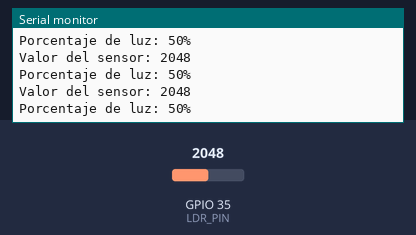
Simulated run of this sketch. Board: ESP32. On the bench: the last lines printed to the serial monitor. Inputs (shaded band) come from the test bench; at power-on: GPIO 35 (LDR_PIN) = 2048.

Above: at 1.3 s.
1.4 s: GPIO 35 (LDR_PIN) set to 2866
At 1.9 s:
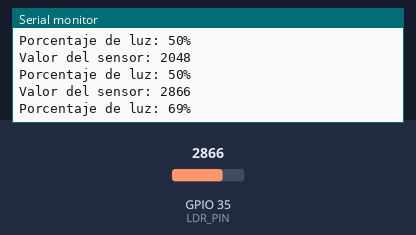
2.9 s: GPIO 35 (LDR_PIN) set to 3603
At 3.4 s:
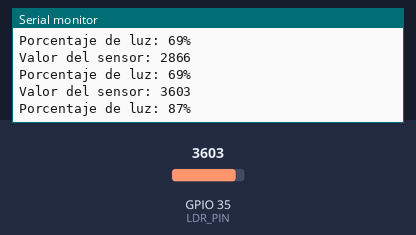
Timing chart, 0 to 5.9 s (numbered marks = the images above; inputs shaded):
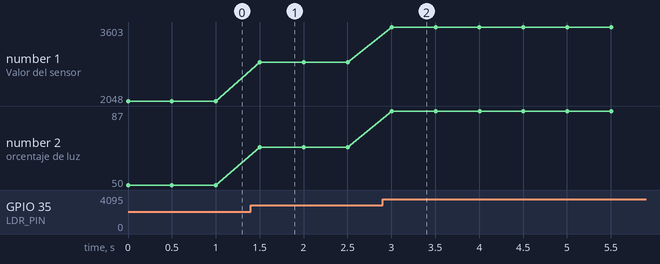

The sketch:

ldr.ino
```cpp
//una pata al 3V3
//Otra pata en una misma fila - Pin ADC y resistencia  10K ohms - de la pata de la resistencia GND
const int LDR_PIN = 35;

void setup() {
  Serial.begin(115200);
}

void loop() {
  int luz = analogRead(LDR_PIN);

  int porcentaje = map(luz, 0, 4095, 0, 100);

  Serial.print("Valor del sensor: ");
  Serial.println(luz);

  Serial.print("Porcentaje de luz: ");
  Serial.print(porcentaje);
  Serial.println("%");

  delay(500);
}
```

Measured:
- after the input at 1.4 s, the serial monitor: prints a new line after 0.10 s (image 1)
- after the input at 2.9 s, the serial monitor: prints a new line after 0.10 s (image 2)
- plotted number 1: 2048 → 2866 after the input at 1.4 s, 2866 → 3603 after the input at 2.9 s
- plotted number 2: 50 → 69 after the input at 1.4 s, 69 → 87 after the input at 2.9 s
